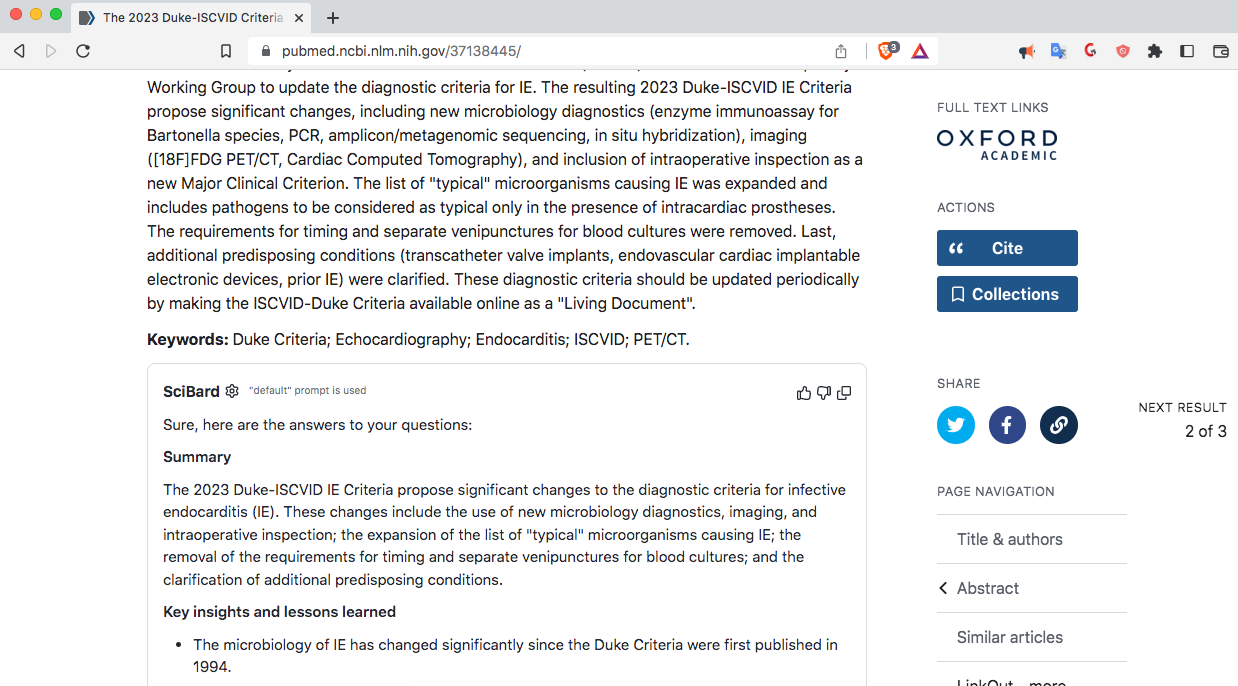
#> input picture pubmed.png, 1238 x 686 px
$ python resize.py
#> lines starting #> are read from the running program, lines starting #| are printed output that depends on the picture
#> further down, image is the input picture: PIL image 1238x686 RGB; mean R, G, B 237.5, 238.4, 239.7
import PIL.Image


def resize_image(image, width, height):
    """Resizes an image to the specified width and height.

  Args:
    image: The image to resize.
    width: The desired width of the resized image.
    height: The desired height of the resized image.

  Returns:
    The resized image.
  """
#> called with width = 1280, height = 800

    # Get the original size of the image.
    original_width, original_height = image.size
#> original_width = 1238; original_height = 686

    # If the image is smaller than the desired size, upscale it first.
    if original_width < width or original_height < height:
        ratio = max(width / original_width, height / original_height)
#> ratio = 1.17
        image = image.resize(
            (int(original_width * ratio), int(original_height * ratio))
        )
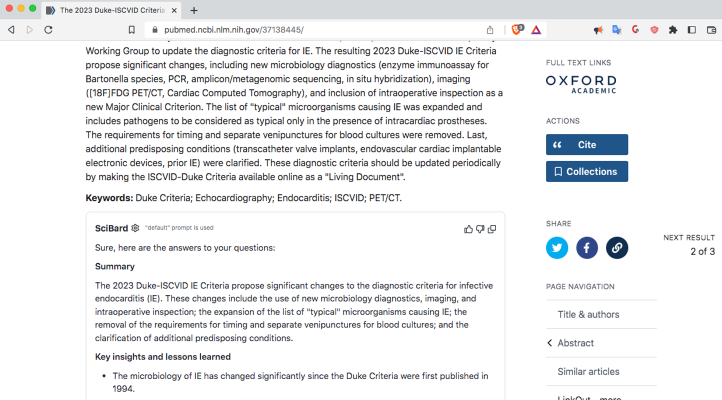
#> image: PIL image 1443x800 RGB (shown at 1/2 size); mean R, G, B 237.2, 238.1, 239.4

    # Crop the image to the desired size.
    cropped_image = image.crop(
        (
            (width - original_width) // 2,
            (height - original_height) // 2,
            (width + original_width) // 2,
            (height + original_height) // 2,
        )
    )
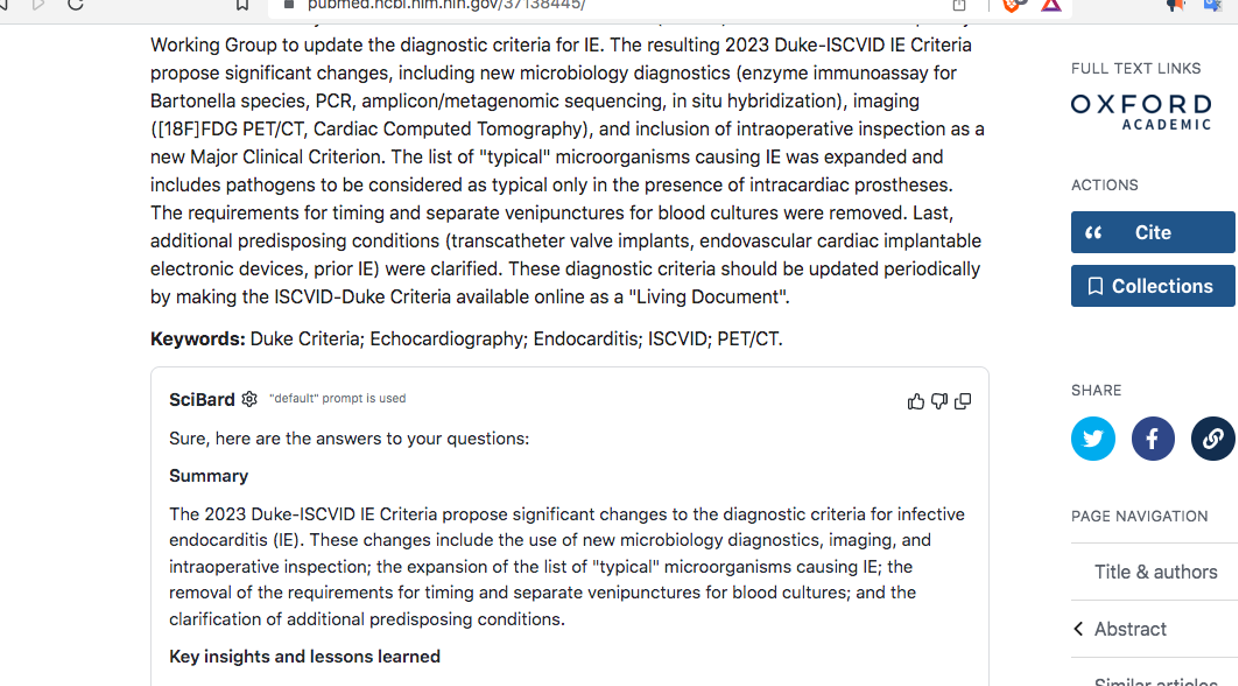
#> cropped_image: PIL image 1238x686 RGB; mean R, G, B 235, 236.1, 237.7

    return cropped_image


filename = "pubmed"
desired_width = 1280
desired_height = 800

image = PIL.Image.open(filename + ".png")

# Resize the image to desired_width x desired_height pixels.
resized_image = resize_image(image, desired_width, desired_height)

# Save the resized image to a file.
resized_image.save(
    filename + "_" + str(desired_width) + "x" + str(desired_height) + ".png"
)

$ run again, with arxiv.png copied over pubmed.png
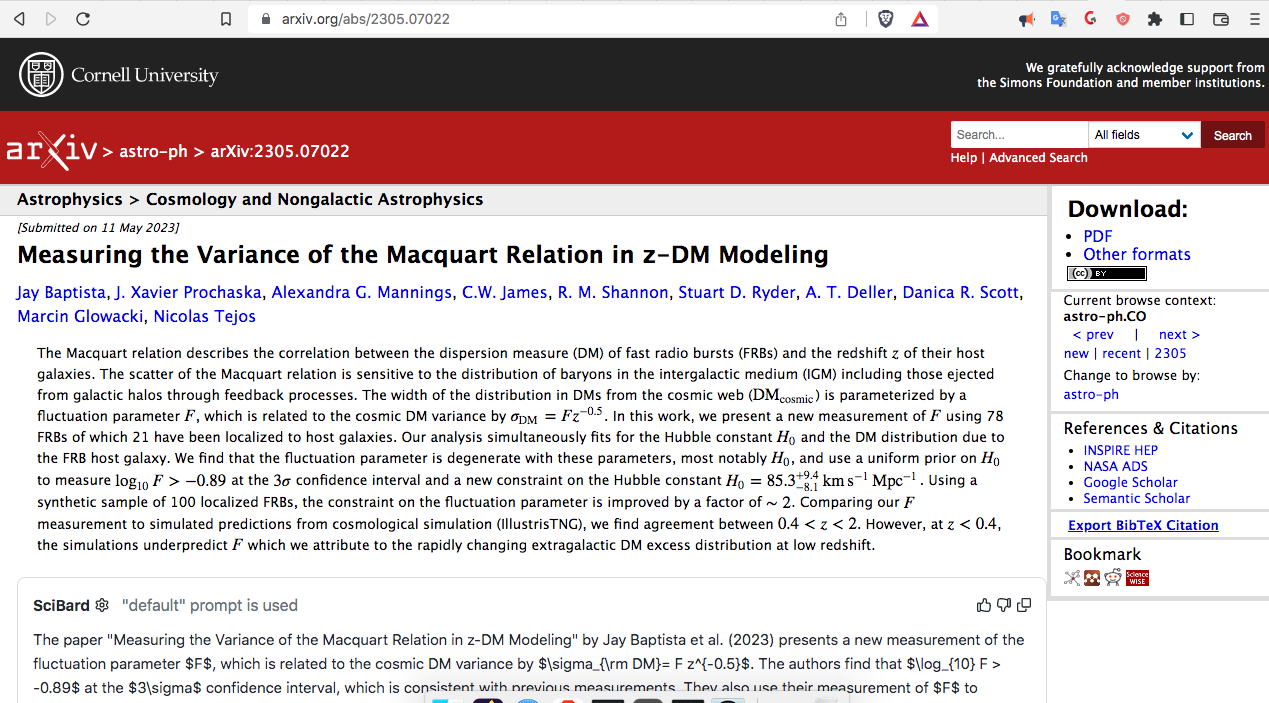
#> input picture arxiv.png, 1269 x 703 px
#> image is the input picture: PIL image 1269x703 RGB; mean R, G, B 208, 193.6, 195.8
#> in resize_image, `image = image.resize( (int(original_width * ratio), int(original_heigh..`:
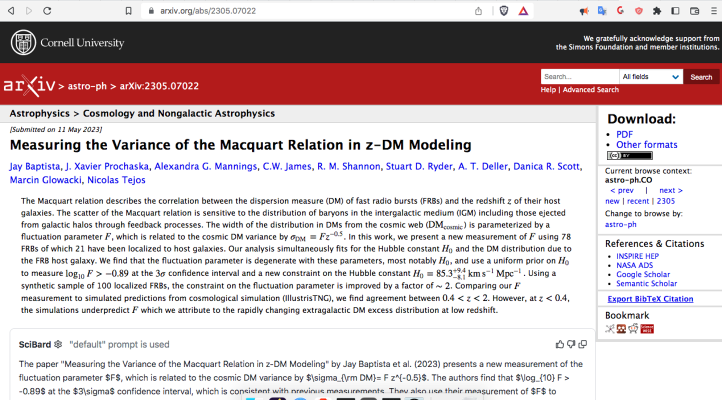
#> image: PIL image 1444x800 RGB (shown at 1/2 size); mean R, G, B 207.7, 193.4, 195.6
#> in resize_image, `cropped_image = image.crop( ( (width - original_width) // 2, (height -..`:
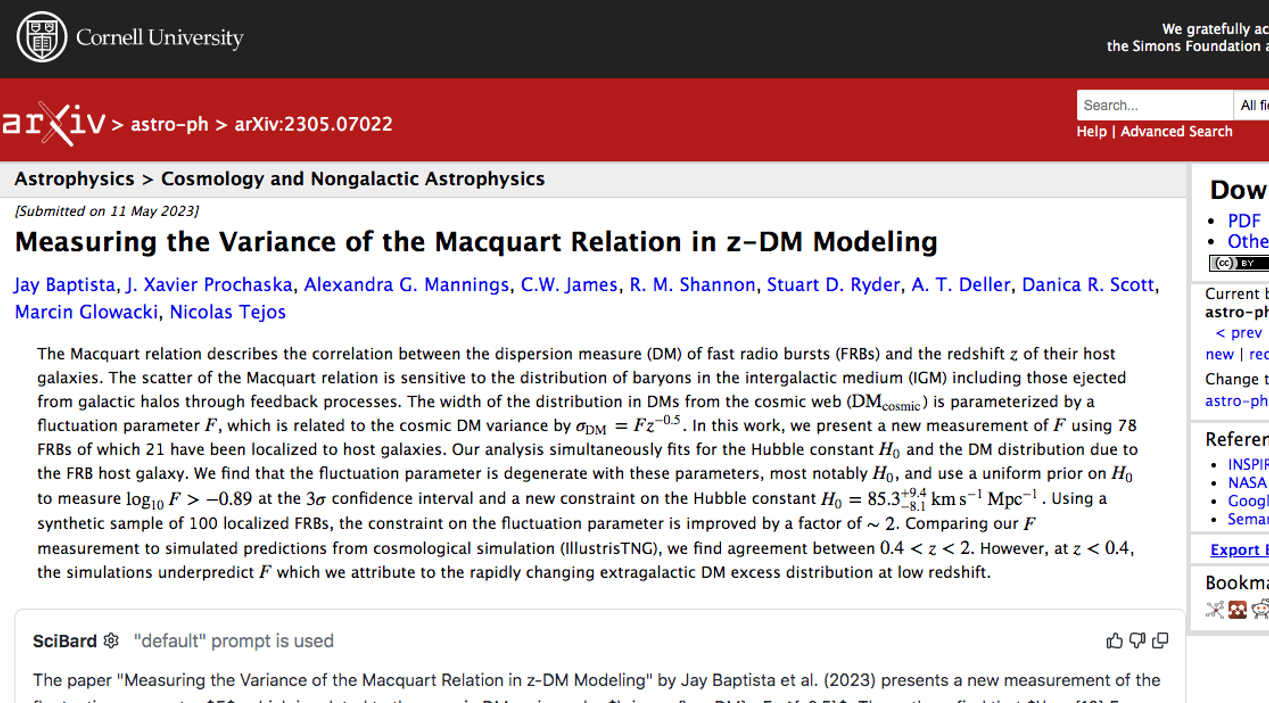
#> cropped_image: PIL image 1269x703 RGB; mean R, G, B 204.4, 187.8, 189.9

$ run again, with cell.png copied over pubmed.png
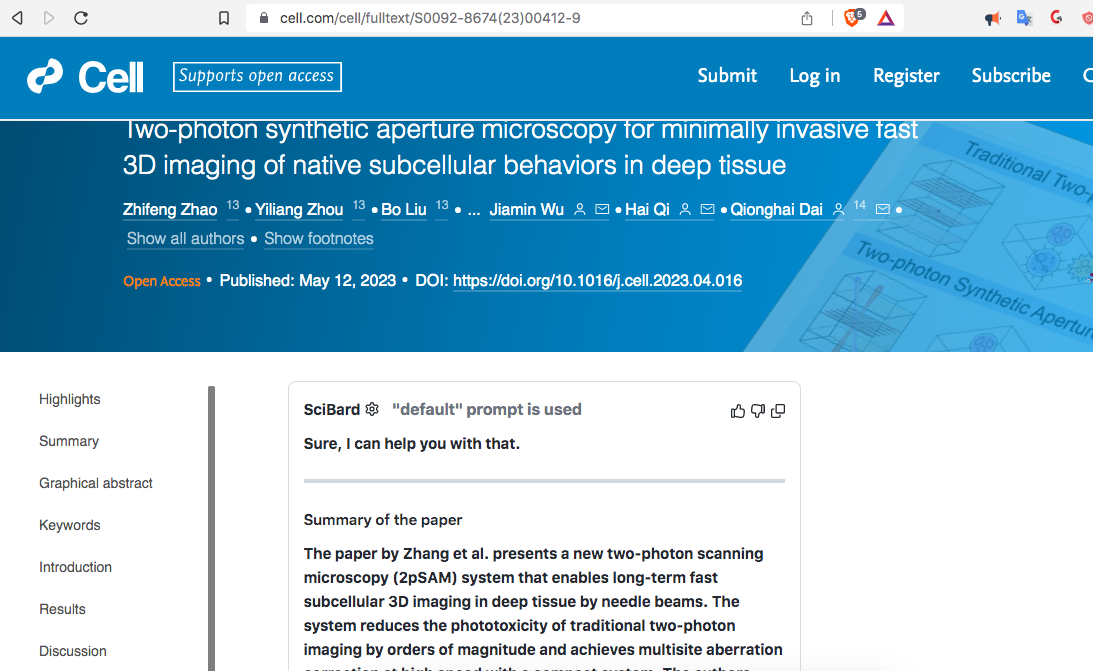
#> input picture cell.png, 1093 x 671 px
#> image is the input picture: PIL image 1093x671 RGB; mean R, G, B 142.6, 191.4, 216.5
#> in resize_image, `image = image.resize( (int(original_width * ratio), int(original_heigh..`:
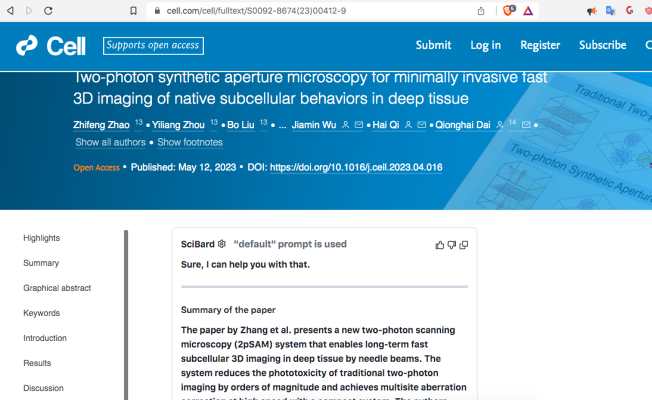
#> image: PIL image 1303x800 RGB (shown at 1/2 size); mean R, G, B 142.6, 191.3, 216.3
#> in resize_image, `cropped_image = image.crop( ( (width - original_width) // 2, (height -..`:
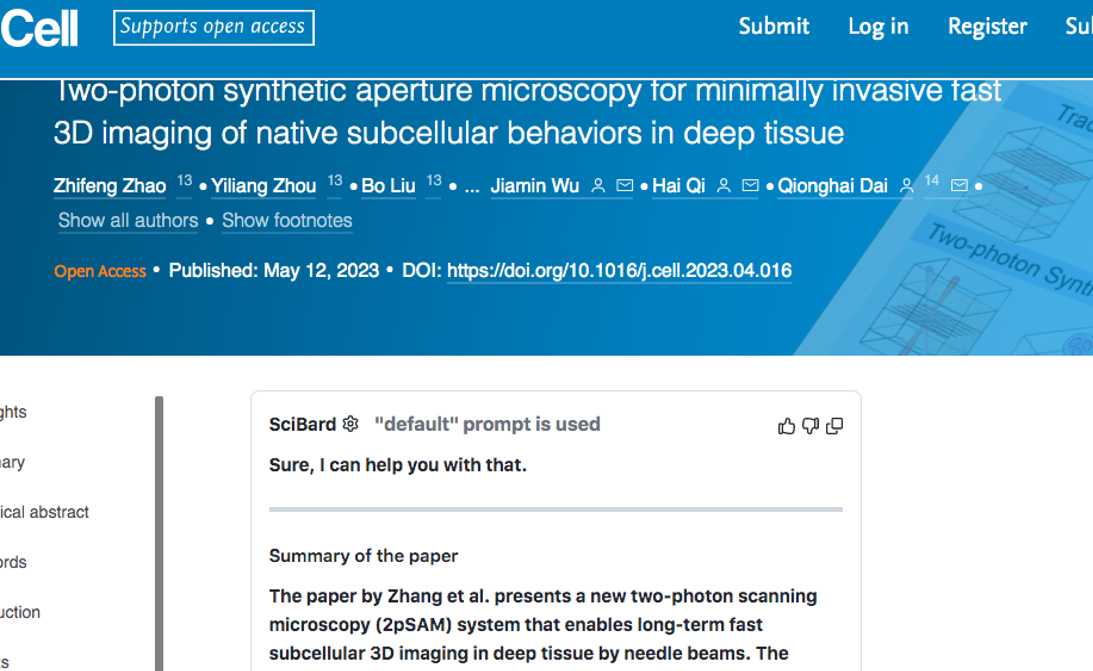
#> cropped_image: PIL image 1093x671 RGB; mean R, G, B 130.5, 185.4, 213.4
